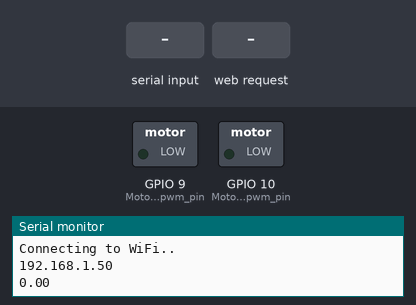
The sketch below on a simulated ESP8266 (NodeMCU). Parts: switched loads named in the sketch (green lamp = pin HIGH), the last lines printed to the serial monitor. Inputs (shaded band) come from the test bench. WiFi joins after 1.5 s; servers stay silent unless stated; storage starts empty.

Above: at 3.2 s.
3.3 s: "Move:1\n" received over Serial
At 8.7 s:
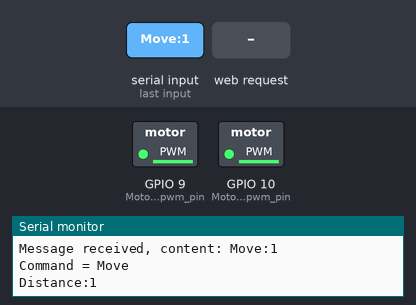
9.0 s: HTTP request GET /jquery-1.11.3.min.js received
10.5 s: HTTP request GET /roundslider.min.js received
12.0 s: HTTP request GET /roundslider.min.css received
Timing chart, 0 to 14.5 s (numbered marks = the images above; inputs shaded):
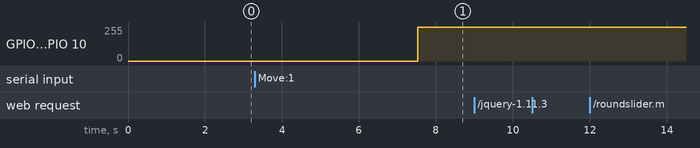

The sketch:

ESP_Stw_1.ino
```cpp
/*

ESP Steering wheel example 14.11.2019 KN

*/

// Import required libraries
#include <ESP8266WiFi.h>
#include <ESPAsyncTCP.h>
#include <ESPAsyncWebServer.h>
#include <FS.h>
#include <Wire.h>


#define ENC_A_L 23 // for direction sensing pin D24
#define ENC_B_L 3 // for pulse counting pin D3 = INT5
#define ENC_A_R 24 // for direction sensing pin D23
#define ENC_B_R 2 // for pulse counting pin D2 = INT4

#define Motor_L_dir_pin       7
#define Motor_R_dir_pin       8
#define Motor_L_pwm_pin       9
#define Motor_R_pwm_pin       10

double count_L = 0 , count_R = 0;
// math for counting distance
int r = 3; // 3 cm
const float pi = 3.14;
float p = 270;              //? ?????170
double DistancePerPulse = 0.069;
double DPulse=1;
double distance_L = 0;                                //distance in cm
double distance_R = 0;
int distVal = 0;


void isr_L();
void isr_R();

int x,y,xp,xd,ySpeed,yd,pwm_L, pwm_R;


// Replace with your network credentials
//const char* ssid = "mokkula_925936";
//const char* password = "12345678";

const char* ssid = "SOURCE";
const char* password = "Pelle!23";


#define TESTFILE "/index.html"
bool    spiffsActive = false;


// Create AsyncWebServer object on port 80
AsyncWebServer server(80);


 // Replaces placeholder with LED state value
String processor(const String& var)
{
;
}


void setup(){
  // Serial port for debugging purposes
  Serial.begin(9600);

Serial.println("-------------");

Serial.println("-------------");

  // Start filing subsystem
  if (SPIFFS.begin()) {
      Serial.println("SPIFFS Active");
      Serial.println();
      spiffsActive = true;
  } else {
      Serial.println("Unable to activate SPIFFS");
  }


  // Connect to Wi-Fi
  WiFi.begin(ssid, password);
  while (WiFi.status() != WL_CONNECTED) {
    delay(1000);
    Serial.println("Connecting to WiFi..");
  }

  // Print ESP32 Local IP Address
  Serial.println(WiFi.localIP());


  // Route for root / web page
  server.on("/", HTTP_GET, [](AsyncWebServerRequest *request){
    request->send(SPIFFS, "/index.html", String(), false, processor);

 //     Serial.println(" HTML GET ");


int paramsNr = request->params();

 //   Serial.println(" ------ ");
 //   Serial.print("Param qty: ");
 //   Serial.println(paramsNr);

for (byte i=0;i<paramsNr;i++)
 {

     AsyncWebParameter* p = request->getParam(0);

   //  Serial.print("Param name: ");
   //  Serial.println(p->name());

   if ((p->name())=="dist"){ Serial.print("Move:");Serial.println(p->value()); };
   if ((p->name())=="dire"){ Serial.print("Turn:");Serial.println(p->value()); };

   //  Serial.print("Param value: ");
   //  Serial.println(p->value());
 }
  ;


  });


    // Route to load style.css file
  server.on("/jquery-1.11.3.min.js", HTTP_GET, [](AsyncWebServerRequest *request){
    request->send(SPIFFS, "/jquery-1.11.3.min.js", "text/javascript");

      Serial.println(" JS jquery GET ");

  });

    // Route to load style.css file
  server.on("/roundslider.min.js", HTTP_GET, [](AsyncWebServerRequest *request){
    request->send(SPIFFS, "/roundslider.min.js", "text/javascript");

    Serial.println(" min JS GET ");

  });


  // Route to load style.css file
  server.on("/roundslider.min.css", HTTP_GET, [](AsyncWebServerRequest *request){
    request->send(SPIFFS, "/roundslider.min.css", "text/css");

    Serial.println(" min css GET ");

  });

  // Route to set GPIO to HIGH
  server.on("/G---", HTTP_GET, [](AsyncWebServerRequest *request){

    request->send(SPIFFS, "/index.html", String(), false, processor);

      Serial.println(" ---- X ----- ");

  });


  // Start server
  server.begin();
}

void loop()
{

if (Serial.available() > 0){
    String message = Serial.readStringUntil('\n');
    Serial.print("Message received, content: ");
    Serial.println(message);
    int pos_s = message.indexOf("Move");

    if (pos_s > -1){
      Serial.println("Command = Move ");
      pos_s = message.indexOf(":");


        String stat = message.substring(pos_s + 1);
        distVal = stat.toInt();
        Serial.print("Distance:");
        Serial.println(distVal);

    }
    else{
      Serial.println("No message found, try typing dist:text\n");
    }
  }


  while (count_L*DistancePerPulse<distVal) {                    //forward 10cm

  //Serial.println(count_L*DistancePerPulse);
    digitalWrite(Motor_L_dir_pin, 1);
    analogWrite(Motor_L_pwm_pin, 254);
    digitalWrite(Motor_R_dir_pin, 1);
    analogWrite(Motor_R_pwm_pin, 254);
  }

    analogWrite(Motor_L_pwm_pin, 0);
    analogWrite(Motor_R_pwm_pin, 0);
    delay(500);


    Serial.println(count_L);

    delay(5000);

}

void isr_L() {
    count_L++;
}

void isr_R() {
    count_R++;
}
```

Measured:
- after the input at 3.3 s, GPIO 9 (Motor_L_pwm_pin), GPIO 10 (Motor_R_pwm_pin): 0/255 → 254/255 after 4.2 s
